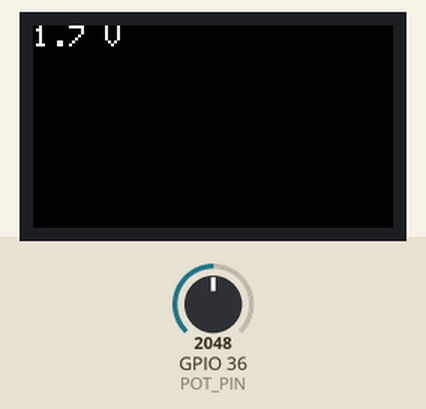
Recording of a sketch running on a simulated ESP32. Parts: 240×135 colour display. Inputs (shaded band) come from the test bench; at power-on: GPIO 36 (POT_PIN) = 2048. What the sketch prints to the serial monitor is not drawn.

Above: at 1.3 s.
1.4 s: GPIO 36 (POT_PIN) set to 2866
At 2.6 s:
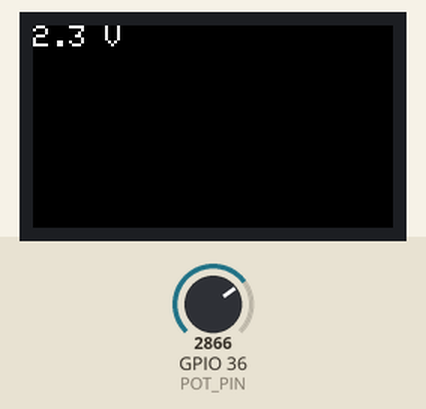
2.9 s: GPIO 36 (POT_PIN) set to 3603
At 3.5 s:
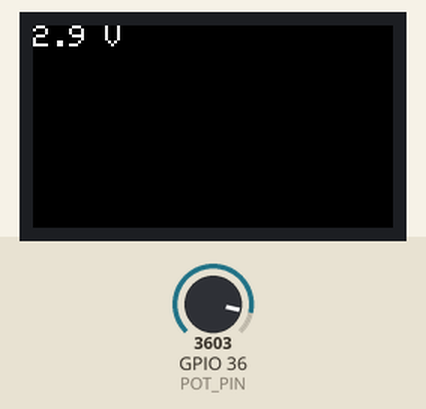
4.4 s: GPIO 36 (POT_PIN) set to 4095
At 5.4 s:
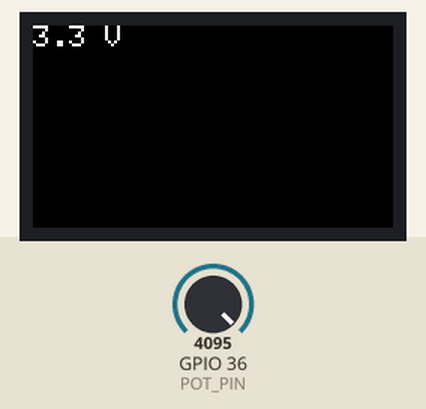
Timing chart, 0 to 7.4 s (numbered marks = the images above; inputs shaded):
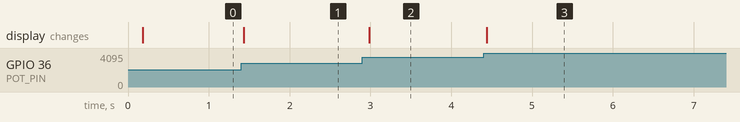

The sketch:

sketch.ino
```cpp
#include <M5StickCPlus.h>

#define POT_VIN 3.3
#define POT_PIN GPIO_NUM_36

void setup()
{
    M5.begin();

    M5.Lcd.setRotation(3);
    M5.Lcd.setTextColor(TFT_WHITE, TFT_BLACK);
    M5.Lcd.setTextSize(2);
    M5.Lcd.fillScreen(TFT_BLACK);

    pinMode(POT_PIN, INPUT);
    gpio_pulldown_dis(GPIO_NUM_25);
    gpio_pullup_dis(GPIO_NUM_25);
}

void loop()
{
    float vout = analogRead(POT_PIN) * POT_VIN / 4095.0;
    Serial.println(vout);

    M5.Lcd.setCursor(0, 0);
    M5.Lcd.printf("%.1f V    ", vout);

    delay(100);
}
```

Measured:
- after the input at 1.4 s, the display: changes at once (image 1)
- after the input at 2.9 s, the display: changes after 0.09 s (image 2)
- after the input at 4.4 s, the display: changes at once (image 3)
